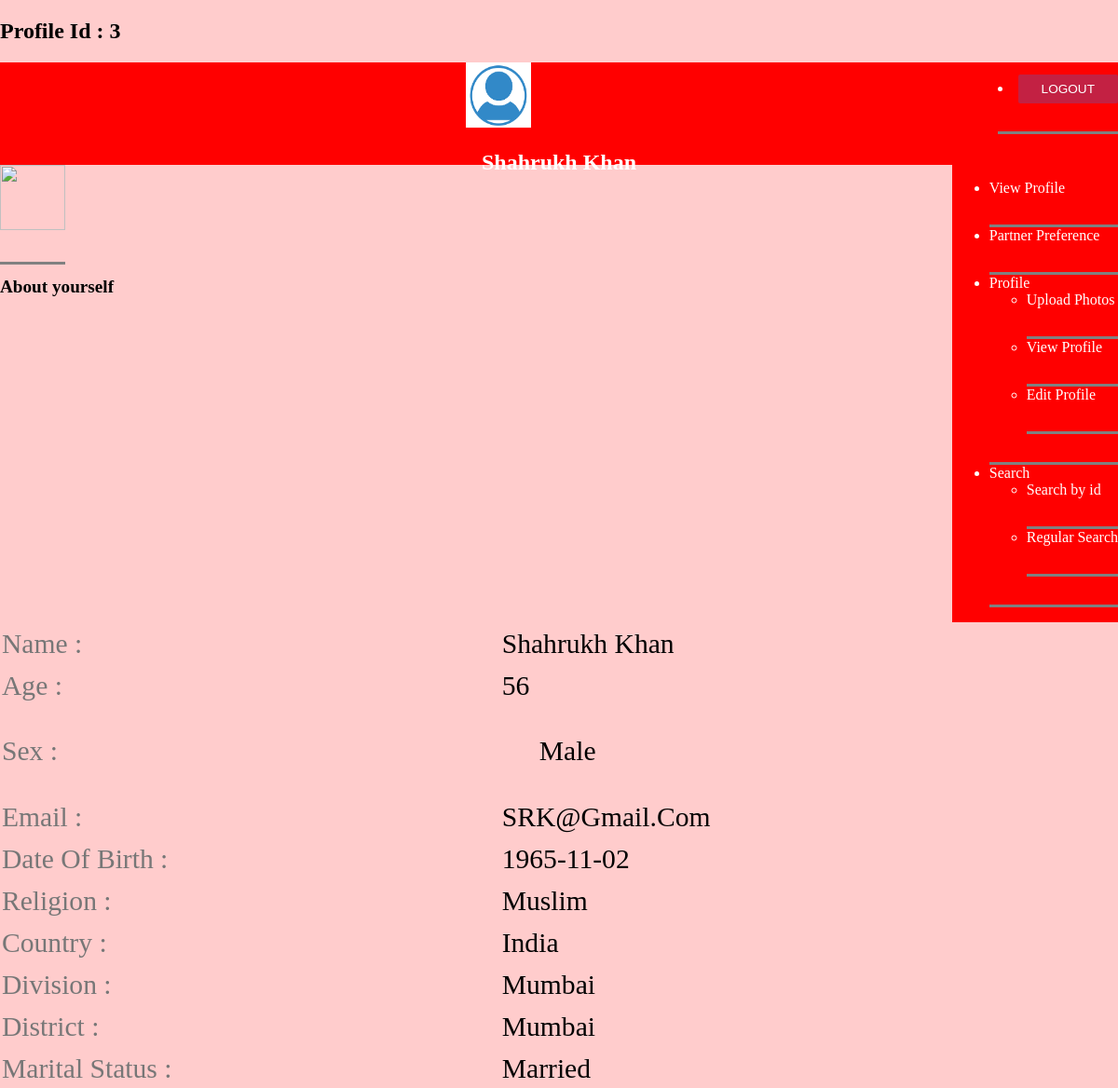
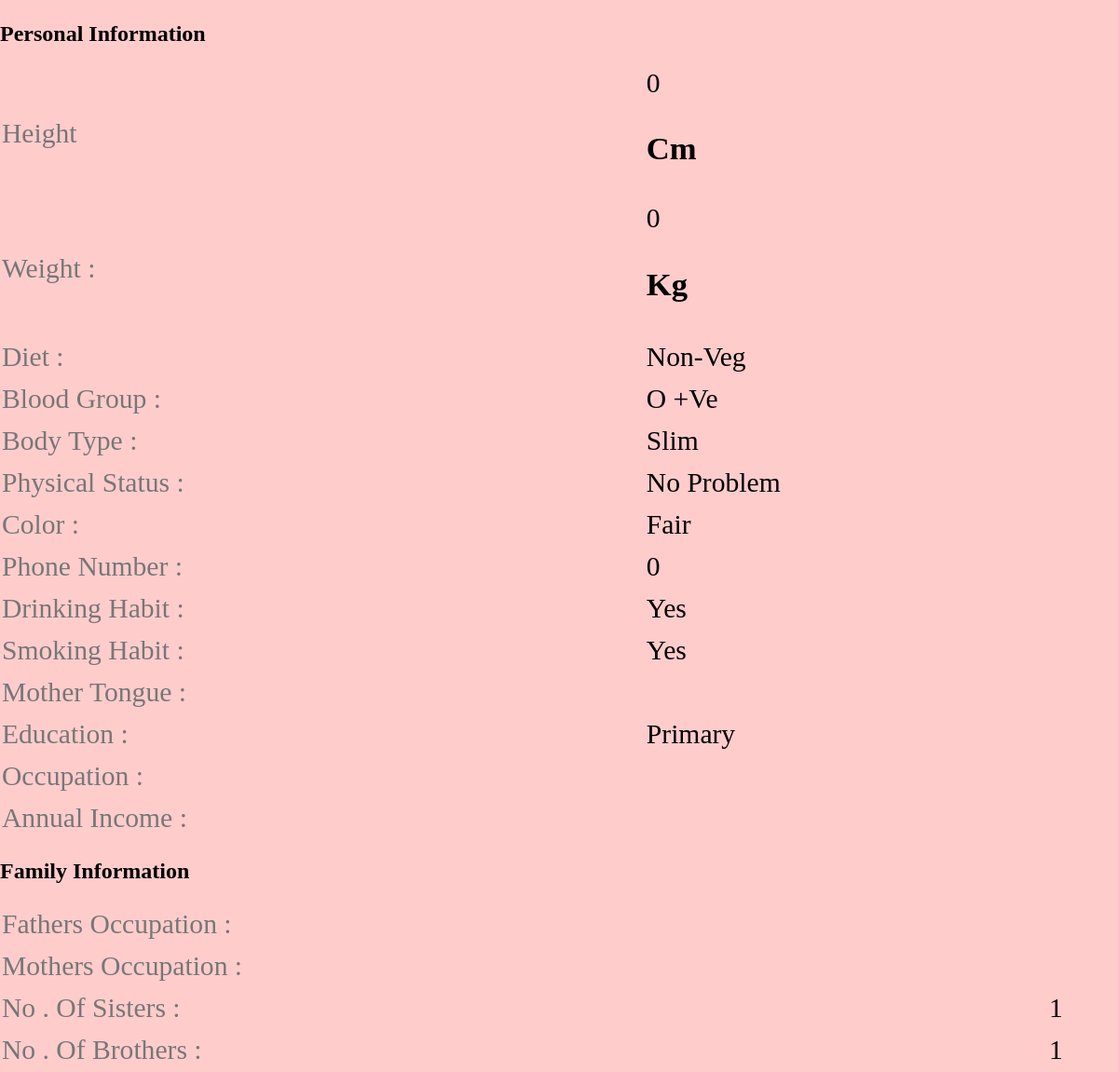
Screenshot of /profile_view.php?id=3 (signed in) with the database file from the repository (2 pictures, top to bottom).
### tables this page shows
CREATE TABLE `customer` (
  `id` int(10) NOT NULL,
  `cust_id` int(5) NOT NULL,
  `email` varchar(60) NOT NULL,
  `age` varchar(10) NOT NULL,
  `height` int(10) NOT NULL,
  `sex` varchar(6) NOT NULL,
  `religion` varchar(20) NOT NULL,
  `division` varchar(100) NOT NULL,
  `district` varchar(20) NOT NULL,
  `country` varchar(10) NOT NULL,
  `maritalstatus` varchar(20) NOT NULL,
  `education` text NOT NULL,
  `firstname` text NOT NULL,
  `lastname` text NOT NULL,
  `phonenumber` int(11) NOT NULL,
  `body_type` text NOT NULL,
  `physical_status` text NOT NULL,
  `drink` varchar(8) NOT NULL,
  `mothertounge` text NOT NULL,
  `colour` varchar(20) NOT NULL,
  `weight` int(5) NOT NULL,
  `blood_group` varchar(5) NOT NULL,
  `diet` varchar(8) NOT NULL,
  `smoke` varchar(8) NOT NULL,
  `dateofbirth` date NOT NULL,
  `occupation` text NOT NULL,
  `annual_income` varchar(20) NOT NULL,
  `fathers_occupation` varchar(20) NOT NULL,
  `mothers_occupation` varchar(20) NOT NULL,
  `no_bro` int(5) NOT NULL,
  `no_sis` int(5) NOT NULL,
  `aboutme` text NOT NULL,
  `profilecreationdate` date NOT NULL,
`image` varchar(200)
);

### function.php (called while the page is built, shortened)
<?php
function mysqlexec($sql){
  $host="localhost";
  $username="root";
  $password="";
  $db_name="matrimony";
  $conn=mysqli_connect("$host", "$username", "$password")or die("cannot connect");
  mysqli_select_db($conn,"$db_name")or die("cannot select DB");
  if($result = mysqli_query($conn, $sql)){
    return $result;
  }
  else{
    echo mysqli_error($conn);
  }
}
?>

### profile_view.php (the view, shortened to what this page needs)
<?php include_once("function.php"); ?>
<?php
$id=$_GET['id'];
$profileid=$id;
$sql="SELECT * FROM customer WHERE cust_id = $id";
$result = mysqlexec($sql);
if($result){
$row=mysqli_fetch_assoc($result);
	$fname=$row['firstname'];
	$lname=$row['lastname'];
	$sex=$row['sex'];
	$email=$row['email'];
	$dob=$row['dateofbirth'];
	$religion=$row['religion'];
	$country = $row['country'];
		$phonenumber=$row['phonenumber'];
	$division=$row['division'];
	$district=$row['district'];
	$age=$row['age'];
	$maritalstatus=$row['maritalstatus'];
	$education=$row['education'];
	$bodytype=$row['body_type'];
	$physicalstatus=$row['physical_status'];
	$drink=$row['drink'];
	$smoke=$row['smoke'];
	$bloodgroup=$row['blood_group'];
	$weight=$row['weight'];
	$height=$row['height'];
	$colour=$row['colour'];
	$diet=$row['diet'];
	$occupation=$row['occupation'];
	$income=$row['annual_income'];
	$bros=$row['no_bro'];
	$sis=$row['no_sis'];
	$image100=$row['image'];
}
else{
	echo "<script>alert(\"Invalid Profile ID\")</script>";
}
?>
<!DOCTYPE html>
<html>
<head>
	<h2>Profile Id : <?php echo $profileid;?></h2>
	<div id="leftmenu">
	<li><a href="logout.php">
		 <input type="submit" name="logout" value="LOGOUT" class="btn_1 submit">
		 </a></li></div>
	<link rel="stylesheet" type="text/css" href="style_admin.css">
</head>
<body>
	<div id="header">
<center><img src="user.png">
<center><H2><?php echo $fname . " " .$lname; ?></H2>
</div>
<div id="leftmenu">
 <ul>
 	   <li><a href="profile_view.php?id=<?php echo $id;?>">View Profile</a></li>
	   <li><a href="partner_choice.php?id=<?php echo $id;?>">Partner Preference</a></li>
		    <li class="dropdown">
		      <a href="#" class="dropdown-toggle" data-toggle="dropdown">Profile<span class="caret"></span></a>
		        <ul class="dropdown-menu" role="menu">
	   <li><a href="upload_photo.php?id=<?php echo $id;?>">Upload Photos</a></li>
		<li><a href="profile_view.php?id=<?php echo $id;?>">View Profile</a></li>
		<li><a href="edit_profile.php?id=<?php echo $id;?>">Edit Profile</a></li>
		      </ul>
		           </li>
		 <li class="dropdown">
		        <a href="#" class="dropdown-toggle" data-toggle="dropdown">Search<span class="caret"></span></a>
		         <ul class="dropdown-menu" role="menu">
		                <li><a href="search_id.php">Search by id</a></li>
		                <li><a href="search.php">Regular Search</a></li>
		              </ul>
 </ul>
</div>
  <div class="basic_1-left">
				 <li> <img src="profile/<?php echo $profileid;?>/<?php echo $image100;?> " /> </li>
					</div>
 <div class="tab_box">
				    	<h1>About yourself</h1>
				    </div>
 <div class="basic_1-left">
				    	  <table class="table_working_hours">
				        	<tbody>
				        		<tr class="opened">
				        			<td class="day_label"> Name  : </td>
									<td class="day_value">
  	                              <?php echo $fname . " " .$lname; ?>
  	                           </td>
                                  </tr>
                                  <tr class="opened">
									<td class="day_label">Age   : </td>
									<td class="day_value">
									<?php echo $age;?>
									</td>
								</tr>
								<tr class="opened">
									<td class="day_label">sex  :</td>
									<td class="day_value">
									  <ul>
            <?php echo $sex;?>
          </ul>
									</td>
								</tr>
								 <tr class="opened">
									<td class="day_label">Email   : </td>
									<td class="day_value">
									<?php echo $email;?>
									</td>
								</tr>
							<tr class="opened">
									<td class="day_label">Date of Birth :</td>
									<td class="day_value">
     <?php echo $dob;?>
                                </tr>
                                <tr class="opened">
                                 <td class="day_label">Religion :</td>
                                 <td class="day_value">
                        <?php echo $religion;?>
                  </td>
              </tr>
                <tr class="opened">
                                 <td class="day_label">Country :</td>
                                 <td class="day_value">
                    <?php echo  $country;?></td>
                </tr>
                <tr class="opened">
									<td class="day_label">Division :</td>
									<td class="day_value">
                     <?php echo $division;?>
                </td>
            </tr>
                    <tr class="opened">
									<td class="day_label">district :</td>
									<td class="day_value">
										 <?php echo $district;?>
									</td>
								</tr>
								<tr class="opened">
									<td class="day_label">Marital Status :</td>
									<td class="day_value">
										 <?php echo $maritalstatus;?>
									</td>
								</tr>
							</tbody>
						</table>
					</div>
                    <div class="basic_1-left">
				    	  <table class="table_working_hours">
				        	<tbody>
                    <h2>Personal Information</h2>
								<tr class="opened">
									<td class="day_label">Height</td>
									<td class="day_value closed"> <?php echo  $height;?><h3>cm</h3></td>
								</tr>
								<tr class="opened">
									<td class="day_label">Weight :</td>
									<td class="day_value closed"> <?php echo $weight;?><h3>kg</h3></td>
								</tr>
								<tr class="opened">
									<td class="day_label">Diet :</td>
									<td class="day_value closed"><div class="select-block1">
					                 <?php echo  $diet;?>
							    	</div>
							    	</td>
								</tr>
					<tr class="opened">
									<td class="day_label">Blood Group :</td>
									<td class="day_value closed"><div class="select-block1">
					               <?php echo $bloodgroup;?>
							    	</div>
							    	</td>
								</tr>
                              <tr class="opened">
									<td class="day_label">Body Type :</td>
									<td class="day_value">
										 <?php echo $bodytype;?>
              </td>
          </tr>
<tr class="opened">
									<td class="day_label">Physical Status :</td>
									<td class="day_value">
										 <?php echo $physicalstatus;?>
              </td>
          </tr>
<tr class="opened">
									<td class="day_label">color :</td>
									<td class="day_value">
						 <?php echo $colour;?>
              </td>
          </tr>
                <tr class="opened">
									<td class="day_label">Phone Number :</td>
									<td class="day_value">
										 <?php echo $phonenumber;?>
                   </td>
               </tr>
										 <tr class="opened">
									<td class="day_label">Drinking habit :</td>
									<td class="day_value">
										 <?php echo  $drink;?>
                                         </td></tr>
										 <tr class="opened">
									<td class="day_label">Smoking habit :</td>
									<td class="day_value">
										 <?php echo $smoke;?>
                                        </td></tr>
								<tr class="opened">
									<td class="day_label">Mother Tongue :</td>
									<td class="day_value closed">
								    </td>
								</tr>
								<tr class="opened">
									<td class="day_label">Education :</td>
									<td class="day_value closed">
										<div class="select-block1">
						                 <?php echo $education;?>
								    </div>
								    </td>
								</tr>
								<tr class="opened">
									<td class="day_label">Occupation :</td>
									<td class="day_value closed">  <?php echo  $occupation;?></td>
								</tr>
								<tr class="opened">
									<td class="day_label">Annual Income  :</td>
									<td class="day_value closed">  <?php echo $income;?></td>
								</tr>
							 </tbody>
				          </table>
				        </div>
 <div class="basic_1-left">
				    	  <table class="table_working_hours">
				        	<tbody>
				        	<h2>Family Information</h2>
				   <tr class="opened">
									<td class="day_label">Fathers Occupation  :</td>
									<td class="day_value closed">
									</td></tr>
 <tr class="opened">
									<td class="day_label">Mothers Occupation :</td>
									<td class="day_value closed">
										</td></tr>
 <tr class="opened">
									<td class="day_label">No . Of sisters :</td>
									<td class="day_value">
										 <?php echo $sis;?>
	            </td>
	        </tr>
 <tr class="opened">
									<td class="day_label">No . Of brothers :</td>
									<td class="day_value">
                                <?php echo  $bros;?>
	            </td>
	        </tr>
	    </tbody>
	</table>
</div>
</body>
</html>

### style_admin.css (style rules this page uses)
body { background: hsl(0,100%,90%); margin: 0px; border: 0px; }
#header { width: auto; height: 110px; background: hsl(0,100%,50%); color: white; }
#leftmenu { float: right; background: hsl(0,100%,50%); color: white; }
.basic_1-left li { padding-left:0; display: inline-block; margin-left: auto; margin-right: auto; }
li { padding-bottom: 30px; border-bottom: 3px solid grey; }
a { text-decoration:none; color:white; }
img { width: 70px; height: 70px; }
.btn_1 { padding: 6px 20px; }
.btn_1 { background: #c32143; border-radius: 2px; -webkit-border-radius: 2px; -moz-border-radius: 2px; -o-border-radius: 2px; padding: 8px 25px; display: inline-block; color: #fff; text-transform: uppercase; outline: none; border: none; margin: 1em 0 0 0; font-size: 0.85em; }
.tab_box { margin-bottom: 2em; }
.tab_box h1 { color:black; font-size:1.2em; }
.basic_1-left { padding-left:0; }
table.table_working_hours { width: 100%; }
.table_working_hours tr { border: 0; }
td.day_label { color: #777; padding:5px 0; }
.table_working_hours tr { color: #000; font-size: 1.85em; text-transform: capitalize; }

### rows the page displays
customer: firstname "Shahrukh", lastname "Khan", age "56", sex "Male", email "SRK@gmail.com", dateofbirth "1965-11-02", religion "Muslim", country "India", division "Mumbai", district "Mumbai", maritalstatus "Married", height "0", weight "0", diet "Non-Veg", blood_group "O +ve", body_type "Slim", physical_status "No Problem", colour "Fair", phonenumber "0", drink "Yes", smoke "Yes", education "Primary", no_sis "1", no_bro "1"

### other values shown
$profileid "3"
